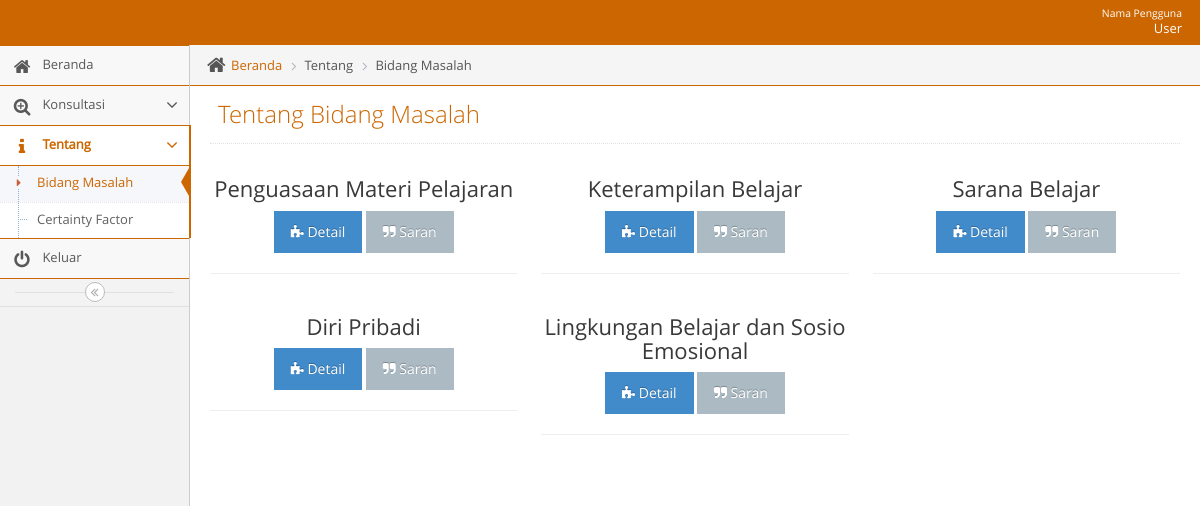
Page /admin/adminmainapp.php?unit=p_bidang_masalah_unit&act=datagrid (signed in) on the committed database.
### tables this page shows
CREATE TABLE `t_user` (
  `id_user` int(11) NOT NULL,
  `kode_user` varchar(11) NOT NULL,
  `nama` varchar(100) NOT NULL,
  `nama_pengguna` varchar(20) NOT NULL,
  `kata_sandi` varchar(20) NOT NULL
);

CREATE TABLE `t_bidang_masalah` (
  `id_bidang_masalah` int(11) NOT NULL,
  `kode_bidang_masalah` varchar(5) NOT NULL,
  `nama_bidang_masalah` varchar(100) NOT NULL,
  `detail_bidang_masalah` varchar(1000) NOT NULL,
  `layanan` varchar(1000) NOT NULL
);

### admin/unit/p_bidang_masalah_unit.php (the view, shortened to what this page needs)
<?php
include("../admin/leftbar.php");
?>
<div class="main-content">
  <div class="main-content-inner">
    <div class="breadcrumbs ace-save-state" id="breadcrumbs">
      <ul class="breadcrumb">
        <li>
          <i class="ace-icon fa fa-home home-icon"></i>
          <a href="#">Beranda</a>
        </li>
        <li>Tentang</li>
        <li>Bidang Masalah</li>
      </ul>
    </div>
    <div class="page-content">
      <div class="page-header">
        <h1>Tentang Bidang Masalah</h1>
      </div>
      <div class="row">
<?php
	$hasill =" SELECT * FROM t_bidang_masalah ";
  $hasil = mysqli_query($mysqli, $hasill);
  while ($r = mysqli_fetch_array($hasil)) {
?>
  <div class="col-lg-4 col-md-4 col-sm-4 col-xs-12" data-aos="fade-right">
    <div class="card text-center">
      <div class="card-block">
        <h4 class="card-title">
          <h3 class="bg-keterangan"><?php echo $r['nama_bidang_masalah']; ?></h3>
          <a class="btn btn-primary btn-flat margin" href="#" data-toggle="modal"
            data-target="#modal<?php echo $r['kode_bidang_masalah']; ?>"><i class="fa fa-puzzle-piece"
              aria-hidden="true"></i> Detail</a>
          <a class="btn bg-olive btn-flat margin" href="#" data-toggle="modal"
            data-target="#modaltindakan<?php echo $r['kode_bidang_masalah']; ?>"><i class="fa fa-quote-right"
              aria-hidden="true"></i> Saran</a>
      </div>
    </div>
    <hr>
  </div>
<?php } ?>
      </div>
    </div>
  </div>
</div>
</div>
<?php
  include("../admin/footer.php");
?>
</body>
</html>

### admin/navbar.php (shortened to what this page needs)
<body class="no-skin">
        <?php
        require_once '../lib/koneksi.php';
        if ($_SESSION['status'] == 'Admin') {
          $qupdate = "SELECT * FROM  t_admin WHERE nama_pengguna = '".$_SESSION['nm_pengguna']."'";
         $rupdate = mysqli_query($mysqli, $qupdate);
         $dupdate = mysqli_fetch_assoc($rupdate);
        }
        else {
          $qupdate = "SELECT * FROM  t_user WHERE nama_pengguna = '".$_SESSION['nm_pengguna']."'";
          $rupdate = mysqli_query($mysqli, $qupdate);
          $dupdate = mysqli_fetch_assoc($rupdate);
        }
        ?>
        <div id="navbar" class="navbar navbar-default ace-save-state" >
          <div class="navbar-container ace-save-state" id="navbar-container">
            <div class="navbar-buttons navbar-header pull-right" role="navigation">
              <ul class="nav ace-nav">
                <li class="light-blue dropdown-modal">
                  <a data-toggle="dropdown" href="#" class="dropdown-toggle" style>
                    <span class="user-info" style="text-align: right"><small>Nama Pengguna</small>  <?php echo ucwords($dupdate['nama']); ?></span>
                  </a>
                </li>
              </ul>
            </div>
        </div>
    </div>

### css/tentang/style.css (style rules this page uses)
html { font-family:sans-serif; -ms-text-size-adjust:100%; -webkit-text-size-adjust:100% }
body { margin:0 }
a { background-color:transparent }
h1 { font-size:2em; margin:.67em 0 }
small { font-size:80% }
hr { box-sizing:content-box; height:0 }
.border-box,article,body,code,dd,div,dl,dt,fieldset,footer,form,header,html,input[type=email],input[type=password],input[type=tel],input[type=text],input[type=url],li,main,ol,p,pre,section,textarea,ul { box-sizing:border-box }

### rows in the picture
t_user: nama "User"
t_bidang_masalah: nama_bidang_masalah "Penguasaan Materi Pelajaran"
t_bidang_masalah: nama_bidang_masalah "Keterampilan Belajar"
t_bidang_masalah: nama_bidang_masalah "Sarana Belajar"
t_bidang_masalah: nama_bidang_masalah "Diri Pribadi"
t_bidang_masalah: nama_bidang_masalah "Lingkungan Belajar dan Sosio Emosional"
